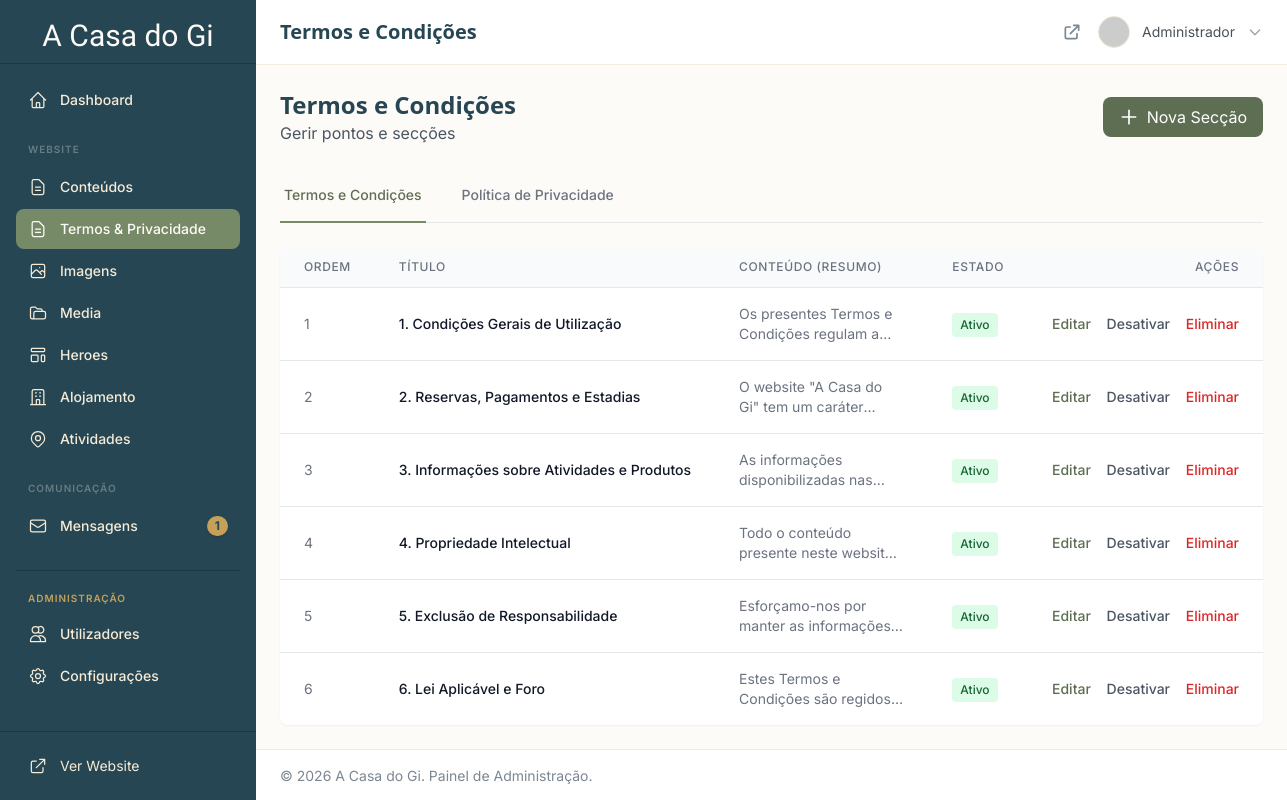
/admin/legal/index.php (signed in), run on an earlier commit of the app's database.
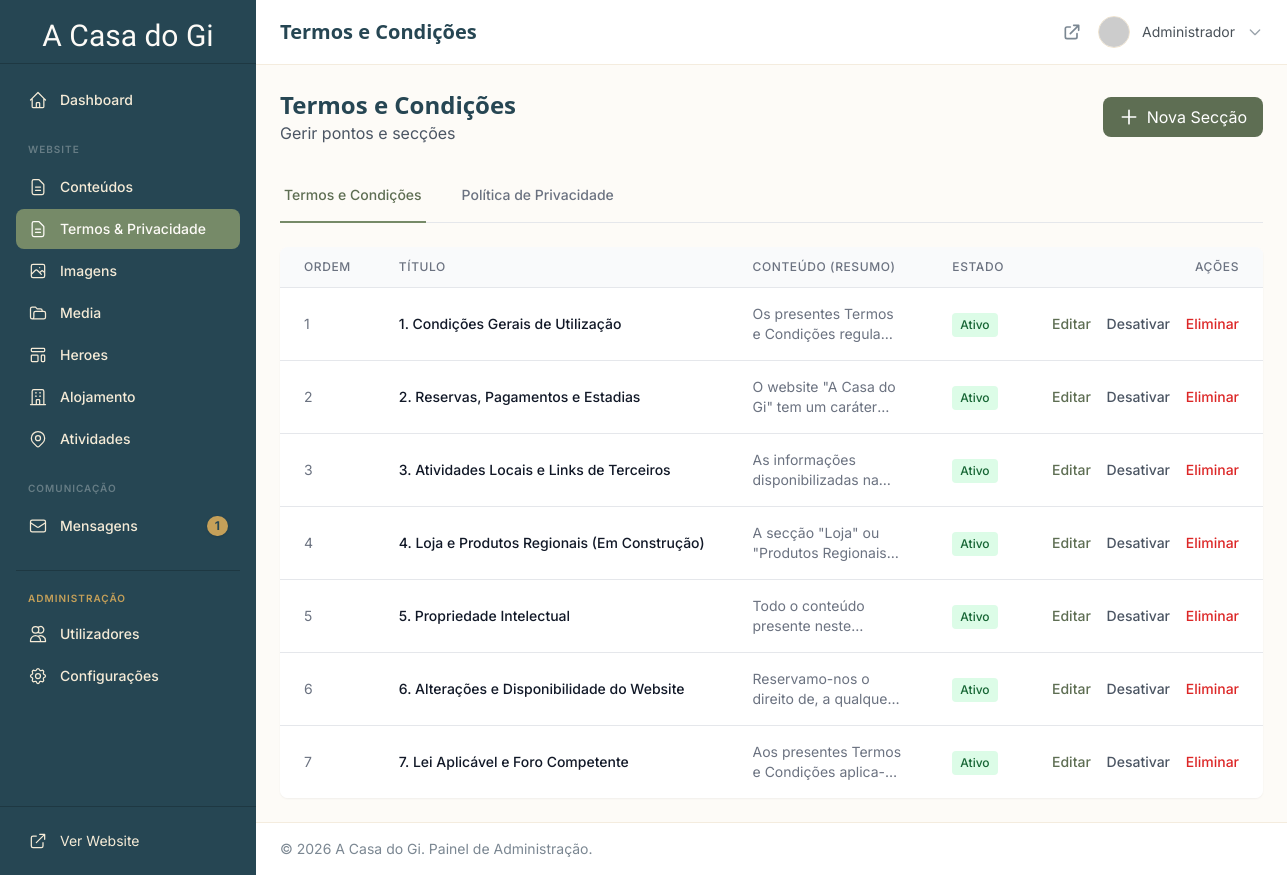
And on a later commit of the database.
### tables this page shows
CREATE TABLE `legal_section_translations` (
  `id` int(10) unsigned NOT NULL AUTO_INCREMENT,
  `section_id` int(10) unsigned NOT NULL,
  `language_id` int(10) unsigned NOT NULL,
  `title` varchar(255) NOT NULL,
  `content` text DEFAULT NULL,
  PRIMARY KEY (`id`),
  UNIQUE KEY `unique_legal_lang` (`section_id`,`language_id`),
  KEY `language_id` (`language_id`),
  CONSTRAINT `legal_section_translations_ibfk_1` FOREIGN KEY (`section_id`) REFERENCES `legal_sections` (`id`) ON DELETE CASCADE,
  CONSTRAINT `legal_section_translations_ibfk_2` FOREIGN KEY (`language_id`) REFERENCES `languages` (`id`) ON DELETE CASCADE
);

CREATE TABLE `legal_sections` (
  `id` int(10) unsigned NOT NULL AUTO_INCREMENT,
  `page` enum('terms','privacy') NOT NULL,
  `sort_order` int(10) unsigned DEFAULT 0,
  `is_active` tinyint(1) DEFAULT 1,
  `created_at` timestamp NOT NULL DEFAULT current_timestamp(),
  `updated_at` timestamp NOT NULL DEFAULT current_timestamp() ON UPDATE current_timestamp(),
  PRIMARY KEY (`id`),
  KEY `idx_page` (`page`),
  KEY `idx_active` (`is_active`)
);

### admin/legal/index.php (the view, shortened to what the rows shown need)
<?php
require_once dirname(dirname(__DIR__)) . '/includes/init.php';
require_once dirname(__DIR__) . '/includes/auth-check.php';
$db = Database::getInstance();
$currentLegalPage = $_GET['page'] ?? 'terms';
$pageLabels = [
    'terms' => 'Termos e Condições',
    'privacy' => 'Política de Privacidade'
];
$sections = $db->fetchAll(
    "SELECT s.*, st.title, st.content
     FROM legal_sections s
     LEFT JOIN legal_section_translations st ON s.id = st.section_id AND st.language_id = 1
     WHERE s.page = ?
     ORDER BY s.sort_order ASC",
    [$currentLegalPage]
);
$pageTitle = $pageLabels[$currentLegalPage];
include dirname(__DIR__) . '/includes/header.php';
?>
<div class="flex justify-between items-center mb-6">
    <div>
        <h1 class="text-2xl font-bold text-primary"><?= $pageTitle ?></h1>
    </div>
</div>
<div class="bg-white rounded-lg shadow-sm overflow-hidden">
    <?php if (empty($sections)): ?>
    <div class="p-12 text-center">
        <svg class="w-16 h-16 text-gray-300 mx-auto mb-4" fill="none" stroke="currentColor" viewBox="0 0 24 24">
            <path stroke-linecap="round" stroke-linejoin="round" stroke-width="1.5" d="M9 12h6m-6 4h6m2 5H7a2 2 0 01-2-2V5a2 2 0 012-2h5.586a1 1 0 01.707.293l5.414 5.414a1 1 0 01.293.707V19a2 2 0 01-2 2z"/>
        </svg>
        <h3 class="text-lg font-medium text-gray-700 mb-2">Nenhuma secção encontrada</h3>
        <p class="text-gray-500 mb-4">Adicione o primeiro ponto a esta página.</p>
        <a href="./create.php?page=<?= $currentLegalPage ?>" class="inline-flex items-center px-4 py-2 bg-secondary-600 text-white rounded-lg hover:bg-secondary-700">
            Criar Secção
        </a>
    </div>
    <?php else: ?>
    <table class="min-w-full divide-y divide-gray-200">
        <thead class="bg-gray-50">
            <tr>
                <th class="px-6 py-3 text-left text-xs font-medium text-gray-500 uppercase tracking-wider w-16">Ordem</th>
                <th class="px-6 py-3 text-left text-xs font-medium text-gray-500 uppercase tracking-wider">Título</th>
                <th class="px-6 py-3 text-left text-xs font-medium text-gray-500 uppercase tracking-wider">Conteúdo (Resumo)</th>
                <th class="px-6 py-3 text-left text-xs font-medium text-gray-500 uppercase tracking-wider">Estado</th>
                <th class="px-6 py-3 text-right text-xs font-medium text-gray-500 uppercase tracking-wider">Ações</th>
            </tr>
        </thead>
        <tbody class="bg-white divide-y divide-gray-200">
            <?php foreach ($sections as $section): ?>
            <tr class="hover:bg-gray-50">
                <td class="px-6 py-4 whitespace-nowrap text-sm text-gray-500">
                    <?= $section['sort_order'] ?>
                </td>
                <td class="px-6 py-4 whitespace-nowrap">
                    <div class="text-sm font-medium text-gray-900">
                        <?= e($section['title'] ?? 'Sem título') ?>
                    </div>
                </td>
                <td class="px-6 py-4">
                    <div class="text-sm text-gray-500 line-clamp-2 max-w-lg">
                        <?= strip_tags($section['content'] ?? '') ?>
                    </div>
                </td>
                <td class="px-6 py-4 whitespace-nowrap">
                    <?php if ($section['is_active']): ?>
                    <span class="inline-flex px-2 py-1 text-xs font-medium bg-green-100 text-green-800 rounded">
                        Ativo
                    </span>
                    <?php else: ?>
                    <span class="inline-flex px-2 py-1 text-xs font-medium bg-gray-100 text-gray-800 rounded">
                        Inativo
                    </span>
                    <?php endif; ?>
                </td>
                <td class="px-6 py-4 whitespace-nowrap text-right text-sm font-medium">
                    <a href="./edit.php?id=<?= $section['id'] ?>"
                       class="text-secondary-600 hover:text-olive-900 mr-3">
                        Editar
                    </a>
                    <a href="?page=<?= $currentLegalPage ?>&toggle=<?= $section['id'] ?>&token=<?= \Core\CSRF::getToken() ?>"
                       class="text-gray-600 hover:text-gray-900 mr-3"
                       title="<?= $section['is_active'] ? 'Desativar' : 'Ativar' ?>">
                        <?= $section['is_active'] ? 'Desativar' : 'Ativar' ?>
                    </a>
                    <button onclick="openDeleteModal(<?= $section['id'] ?>, '<?= e($section['title']) ?>')"
                            class="text-red-600 hover:text-red-900">
                        Eliminar
                    </button>
                </td>
            </tr>
            <?php endforeach; ?>
        </tbody>
    </table>
    <?php endif; ?>
</div>
<?php include dirname(__DIR__) . '/includes/footer.php'; ?>

### admin/includes/header.php (shortened to what the rows shown need)
<?php
$pageTitle = $pageTitle ?? 'Dashboard';
?>
<!DOCTYPE html>
<html lang="pt" class="h-full">
<head>
    <link rel="stylesheet" href="<?= asset('css/app.css') ?>?v=<?= @filemtime(ROOT_PATH . '/assets/css/app.css') ?>">
</head>
<body class="h-full bg-cream-50">
    <div class="flex h-full">
        <div class="main-content flex-1 ml-64 flex flex-col min-h-screen transition-all duration-300">
            <header class="bg-white border-b border-accent/20 sticky top-0 z-40">
                <div class="flex items-center justify-between px-6 py-4">
                    <div>
                        <h1 class="text-xl font-semibold text-primary"><?= e($pageTitle) ?></h1>
                    </div>
                    <div class="flex items-center space-x-4">
                        <div class="relative" x-data="{ open: false }">
                            <button onclick="this.nextElementSibling.classList.toggle('hidden')"
                                    data-dropdown-toggle="true"
                                    class="flex items-center space-x-3 text-sm focus:outline-none">
                                <img loading="lazy" decoding="async" src="<?= e($currentAdmin->getAvatarUrl()) ?>"
                                     alt="<?= e($currentAdmin->getDisplayName()) ?>"
                                     class="w-8 h-8 rounded-full object-cover border border-accent/30">
                                <span class="text-charcoal-700"><?= e($currentAdmin->getDisplayName()) ?></span>
                                <svg class="w-4 h-4 text-charcoal-400" fill="none" stroke="currentColor" viewBox="0 0 24 24">
                                    <path stroke-linecap="round" stroke-linejoin="round" stroke-width="2" d="M19 9l-7 7-7-7"/>
                                </svg>
                            </button>
                        </div>
                    </div>
                </div>
            </header>
            <main class="flex-1 p-6">

What changed in the data, as far as the page shows it:
removed legal_section_translations: section.sort_order "1", title "1. Condições Gerais de Utilização", content "Os presentes Termos e Condições regulam…"
removed legal_section_translations: section.sort_order "3", title "3. Informações sobre Atividades e Produtos", content "As informações disponibilizadas…"
removed legal_section_translations: section.sort_order "4", title "4. Propriedade Intelectual", content "Todo o conteúdo presente neste…"
removed legal_section_translations: section.sort_order "5", title "5. Exclusão de Responsabilidade", content "Esforçamo-nos por manter as…"
removed legal_section_translations: section.sort_order "6", title "6. Lei Aplicável e Foro", content "Estes Termos e Condições são…"
added legal_section_translations: section.sort_order "1", title "1. Condições Gerais de Utilização", content "Os presentes Termos e Condições…"
added legal_section_translations: section.sort_order "3", title "3. Atividades Locais e Links de Terceiros", content "As informações disponibilizadas…"
added legal_section_translations: section.sort_order "4", title "4. Loja e Produtos Regionais (Em Construção)", content "A secção \"Loja\" ou \"Produtos…"
added legal_section_translations: section.sort_order "5", title "5. Propriedade Intelectual", content "Todo o conteúdo presente…"
added legal_section_translations: section.sort_order "6", title "6. Alterações e Disponibilidade do Website", content "Reservamo-nos o direito de, a…"
added legal_section_translations: section.sort_order "7", title "7. Lei Aplicável e Foro Competente", content "Aos presentes Termos e Condições…"
